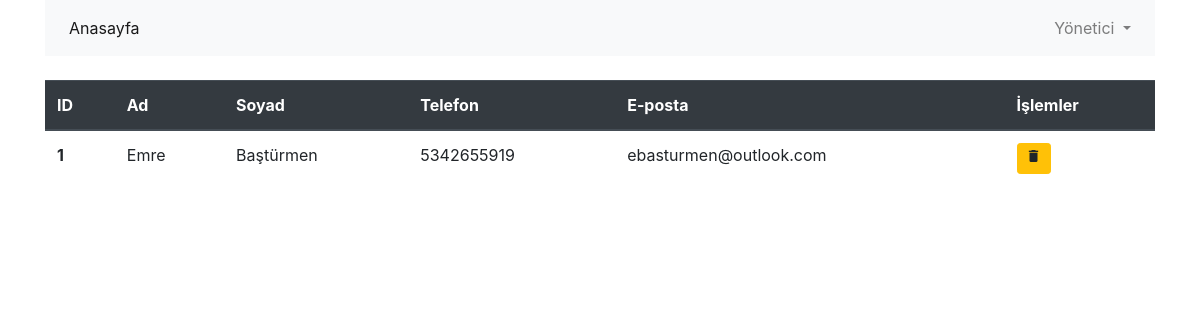
Screenshot of /admin/dashboard.php (signed in) with the database file from the repository.
### tables this page shows
CREATE TABLE `users` (
  `id` int(8) unsigned NOT NULL AUTO_INCREMENT,
  `name` varchar(64) DEFAULT NULL,
  `surname` varchar(128) DEFAULT NULL,
  `phone` varchar(128) DEFAULT NULL,
  `email` varchar(128) NOT NULL,
  `password` varchar(255) NOT NULL,
  `profile_photo` varchar(255) DEFAULT NULL,
  PRIMARY KEY (`id`)
);

### class/users.php (called while the page is built, shortened)
<?php
class User{
    private $conn;
    private $db_table = "users";
    public function __construct($db){
        $this->conn = $db;
    }
    public function getUsers(){
        $sqlQuery = "SELECT * FROM " . $this->db_table;
        $stmt = $this->conn->prepare($sqlQuery);
        $stmt->execute();
        return $stmt;
    }
}
?>

### admin/dashboard.php (the view, shortened to what this page needs)
<?php
if(!isset($_SESSION['admin_logged_in']))
{
    header("Location: http://localhost/admin/sign-in.php");
    exit();
}
else
{
    include_once '../config/database.php';
    include_once '../class/users.php';
    $all_users = new User($db);
    $users_array = $all_users->getUsers();
}
?>
<!doctype html>
<html lang="en">
<head>
    <?php include "../views/partials/head.php";?>
</head>
<body>
<div class="container">
    <nav class="navbar navbar-expand-lg navbar-light bg-light">
        <div class="collapse navbar-collapse" id="navbarSupportedContent">
            <ul class="navbar-nav mr-auto">
                <li class="nav-item active">
                    <a class="nav-link" href="/admin/dashboard.php">Anasayfa <span class="sr-only">(current)</span></a>
                </li>
            </ul>
            <ul class="navbar-nav ml-auto">
                <li class="nav-item dropdown">
                    <a class="nav-link dropdown-toggle" href="#" id="navbarDropdown" role="button"
                       data-toggle="dropdown" aria-haspopup="true" aria-expanded="false">
                        Yönetici
                    </a>
                </li>
            </ul>
        </div>
    </nav>
    <div class="col-12 user-list p-0 mt-4">
        <table class="table">
            <thead class="thead-dark">
            <tr>
                <th scope="col">ID</th>
                <th scope="col">Ad</th>
                <th scope="col">Soyad</th>
                <th scope="col">Telefon</th>
                <th scope="col">E-posta</th>
                <th scope="col">İşlemler</th>
            </tr>
            </thead>
            <tbody>
            <?php foreach($users_array as $user) { ?>
            <tr>
                <th scope="row"><?php echo $user['id']?></th>
                <td><?php echo $user['name']?></td>
                <td><?php echo $user['surname']?></td>
                <td><?php echo $user['phone']?></td>
                <td><?php echo $user['email']?></td>
                <td>
                    <button class="btn btn-sm btn-warning delete-button" type="button" data-toggle="modal" data-target="#delete-modal"><span style="font-size: 16px" class="material-icons">delete</span></button>
                </td>
            </tr>
            <?php } ?>
            </tbody>
        </table>
    </div>
</div>
</body>
</html>

### assets/css/custom.css (style rules this page uses)
html, body { height: 100%; margin: 0; }

### rows the page displays
users: id "1", name "Emre", surname "Baştürmen", phone "5342655919", email "ebasturmen@outlook.com"
